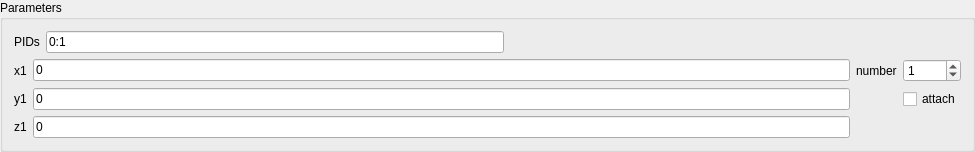
<?xml version="1.0" encoding="UTF-8"?>
<ui version="4.0">
 <class>TranslateWidget</class>
 <widget class="QWidget" name="TranslateWidget">
  <property name="geometry">
   <rect>
    <x>0</x>
    <y>0</y>
    <width>975</width>
    <height>134</height>
   </rect>
  </property>
  <property name="windowTitle">
   <string>TranslateWidget</string>
  </property>
  <layout class="QVBoxLayout" name="verticalLayout">
   <property name="spacing">
    <number>0</number>
   </property>
   <property name="leftMargin">
    <number>0</number>
   </property>
   <property name="topMargin">
    <number>0</number>
   </property>
   <property name="rightMargin">
    <number>0</number>
   </property>
   <property name="bottomMargin">
    <number>0</number>
   </property>
   <item>
    <widget class="QGroupBox" name="groupBox">
     <property name="title">
      <string>Parameters</string>
     </property>
     <layout class="QVBoxLayout" name="verticalLayout_2">
      <item>
       <layout class="QHBoxLayout" name="horizontalLayout">
        <item>
         <widget class="QLabel" name="label_2">
          <property name="text">
           <string>PIDs</string>
          </property>
         </widget>
        </item>
        <item>
         <widget class="QLineEdit" name="lineEdit_PIDs">
          <property name="text">
           <string>0:1</string>
          </property>
         </widget>
        </item>
        <item>
         <spacer name="horizontalSpacer">
          <property name="orientation">
           <enum>Qt::Horizontal</enum>
          </property>
          <property name="sizeHint" stdset="0">
           <size>
            <width>37</width>
            <height>17</height>
           </size>
          </property>
         </spacer>
        </item>
       </layout>
      </item>
      <item>
       <layout class="QGridLayout" name="gridLayout_2">
        <item row="1" column="0">
         <widget class="QLabel" name="label_12">
          <property name="text">
           <string>y1</string>
          </property>
         </widget>
        </item>
        <item row="2" column="1">
         <widget class="QLineEdit" name="lineEdit_z1">
          <property name="text">
           <string>0</string>
          </property>
         </widget>
        </item>
        <item row="0" column="3">
         <widget class="QSpinBox" name="spinBox">
          <property name="value">
           <number>1</number>
          </property>
         </widget>
        </item>
        <item row="0" column="1">
         <widget class="QLineEdit" name="lineEdit_x1">
          <property name="text">
           <string>0</string>
          </property>
         </widget>
        </item>
        <item row="1" column="3">
         <widget class="QCheckBox" name="checkBox">
          <property name="text">
           <string>attach</string>
          </property>
         </widget>
        </item>
        <item row="1" column="1">
         <widget class="QLineEdit" name="lineEdit_y1">
          <property name="text">
           <string>0</string>
          </property>
         </widget>
        </item>
        <item row="2" column="0">
         <widget class="QLabel" name="label_10">
          <property name="text">
           <string>z1</string>
          </property>
         </widget>
        </item>
        <item row="0" column="0">
         <widget class="QLabel" name="label_9">
          <property name="text">
           <string>x1</string>
          </property>
         </widget>
        </item>
        <item row="0" column="2">
         <widget class="QLabel" name="label_13">
          <property name="text">
           <string>number</string>
          </property>
         </widget>
        </item>
       </layout>
      </item>
     </layout>
    </widget>
   </item>
  </layout>
 </widget>
 <layoutdefault spacing="6" margin="11"/>
 <resources/>
 <connections/>
</ui>
